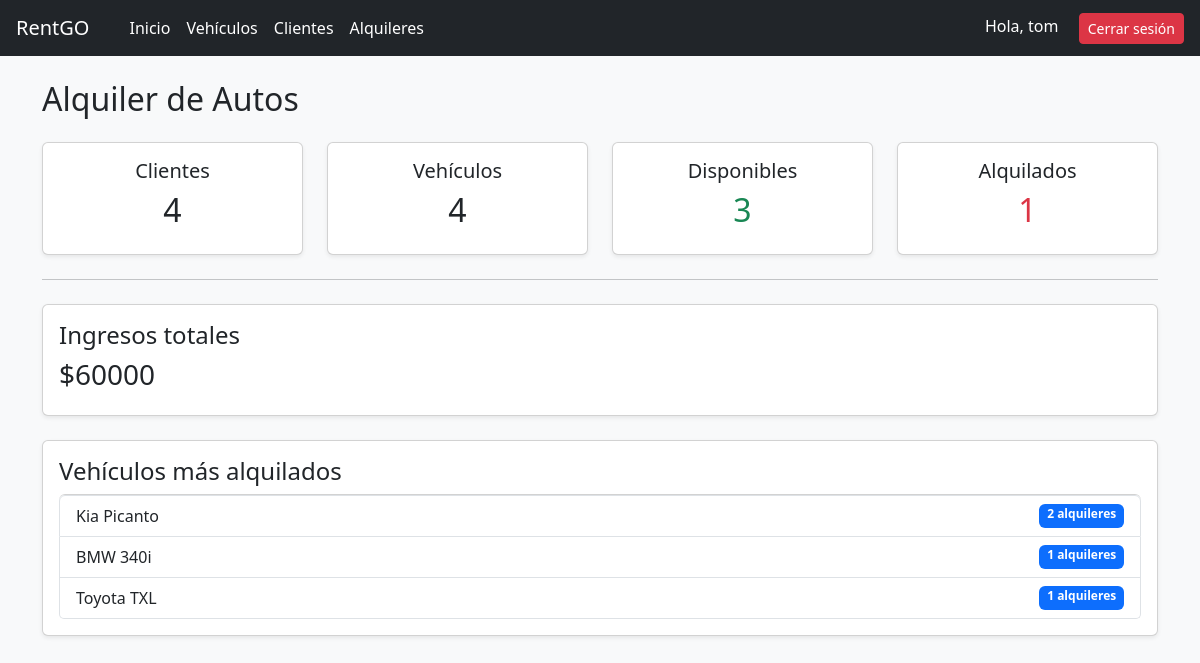
Page /dashboard/ (signed in) on the committed database.
### core/models.py (models this page shows, shortened)
class Vehicle(models.Model):
    ESTADOS = [
        ('available', 'Disponible'),
        ('rented', 'Alquilado'),
    ]
    marca = models.CharField(max_length=100)
    modelo = models.CharField(max_length=100)
    placa = models.CharField(max_length=20, unique=True)   # No duplicada
    estado = models.CharField(max_length=20, choices=ESTADOS, default='available')

### core/views.py (the view)
# urls.py: path("dashboard/", DashboardView.as_view(), name="dashboard"),
class DashboardView(LoginRequiredMixin, TemplateView):
    template_name = 'core/dashboard.html'
    def get_context_data(self, **kwargs):
        context = super().get_context_data(**kwargs)
        context['total_clientes'] = Client.objects.count()                     # Total clientes
        context['total_vehiculos'] = Vehicle.objects.count()                   # Total vehículos
        context['disponibles'] = Vehicle.objects.filter(estado='available').count()  # Vehículos disponibles
        context['alquilados'] = Rental.objects.filter(estado='activo').count()       # Vehículos alquilados
        context['ingresos_totales'] = Rental.objects.filter(
            estado='finalizado'
        ).aggregate(models.Sum('total'))['total__sum'] or 0                    # Suma de ingresos
        context['mas_alquilados'] = (
            Rental.objects.values('vehiculo__marca', 'vehiculo__modelo')
            .annotate(total=models.Count('id'))
            .order_by('-total')[:5]                                           # Top 5 más alquilados
        )
        return context

### core/templates/core/dashboard.html (shortened to what this page needs)
{% extends 'core/base.html' %}
{% block content %}
<h2 class="mb-4">Alquiler de Autos</h2>
<div class="row">
    <div class="col-md-3">
        <div class="card shadow-sm text-center p-3">
            <h5>Clientes</h5>
            <h2>{{ total_clientes }}</h2>
        </div>
    </div>
    <div class="col-md-3">
        <div class="card shadow-sm text-center p-3">
            <h5>Vehículos</h5>
            <h2>{{ total_vehiculos }}</h2>
        </div>
    </div>
    <div class="col-md-3">
        <div class="card shadow-sm text-center p-3">
            <h5>Disponibles</h5>
            <h2 class="text-success">{{ disponibles }}</h2>
        </div>
    </div>
    <div class="col-md-3">
        <div class="card shadow-sm text-center p-3">
            <h5>Alquilados</h5>
            <h2 class="text-danger">{{ alquilados }}</h2>
        </div>
    </div>
</div>
<hr class="my-4">
<div class="card shadow-sm p-3 mb-4">
    <h4>Ingresos totales</h4>
    <h3>${{ ingresos_totales }}</h3>
</div>
<div class="card shadow-sm p-3">
    <h4>Vehículos más alquilados</h4>
    <ul class="list-group">
        {% for v in mas_alquilados %}
            <li class="list-group-item d-flex justify-content-between">
                {{ v.vehiculo__marca }} {{ v.vehiculo__modelo }}
                <span class="badge bg-primary">{{ v.total }} alquileres</span>
            </li>
        {% empty %}
            <li class="list-group-item">No hay datos</li>
        {% endfor %}
    </ul>
</div>
{% endblock %}

### core/templates/core/base.html (shortened to what this page needs)
<!DOCTYPE html>
<html lang="es">
<head>
    <link rel="stylesheet" href="https://cdn.jsdelivr.net/npm/bootstrap@5.3.0/dist/css/bootstrap.min.css">
</head>
<body class="bg-light">
<nav class="navbar navbar-dark bg-dark px-3 d-flex justify-content-between">
    <div class="d-flex align-items-center">
        <a class="navbar-brand text-white" href="/dashboard/">RentGO</a>
        <ul class="navbar-nav flex-row gap-3 ms-4">
            <li class="nav-item"><a class="nav-link text-white" href="/dashboard/">Inicio</a></li>
            <li class="nav-item"><a class="nav-link text-white" href="/vehicles/">Vehículos</a></li>
            <li class="nav-item"><a class="nav-link text-white" href="/clients/">Clientes</a></li>
            <li class="nav-item"><a class="nav-link text-white" href="/rentals/">Alquileres</a></li>
        </ul>
    </div>
    <div>
        {% if user.is_authenticated %}
            <span class="text-white me-3">Hola, {{ user.username }}</span>
            <a href="{% url 'logout' %}" class="btn btn-danger btn-sm">Cerrar sesión</a>
        {% endif %}
    </div>
</nav>
<div class="container mt-4">
    {% block content %}{% endblock %}
</div>
</body>
</html>

### rows in the picture
Vehicle: vehiculo__marca "Kia", vehiculo__modelo "Picanto", total "2"
Vehicle: vehiculo__marca "BMW", vehiculo__modelo "340i", total "1"
Vehicle: vehiculo__marca "Toyota", vehiculo__modelo "TXL", total "1"

### other values in the picture
{{ user.username }} "tom"
{{ total_clientes }} "4"
{{ total_vehiculos }} "4"
{{ disponibles }} "3"
{{ alquilados }} "1"
{{ ingresos_totales }} "60000"
